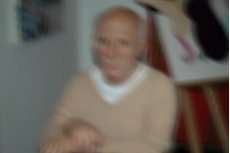
#> input picture resources/images/blur_2.png, 230 x 153 px
$ python hq_motion_deblur.py
#> lines starting #> are read from the running program, lines starting #| are printed output that depends on the picture; after the words box and inside, x2 and y2 are one past the last pixel; in counts of white or black regions, pixels touching at a corner belong together
import numpy as np
import cv2
import matplotlib.pyplot as plt
import scipy.fftpack as fftpack


# Derivative's Fourier transform
# dxx
# [90 lines left out: functions get_dxx, get_dyy, get_dxy, get_dx, get_dy, edgetaper, not called in this run]


def mat2gray(im):
    cv2.normalize(im, im, 1.0, 0.0, cv2.NORM_MINMAX)


# [4 lines left out: function gray2mat, not called in this run]


# Image = Latent * PSF + Noise
iterations = 10
threshold = 5
im = cv2.imread("./../../resources/images/blur_2.png")
#> im is the input picture: shape (153, 230, 3); mean B, G, R 90, 98.3, 105.6
im = cv2.cvtColor(im, cv2.COLOR_RGB2GRAY)
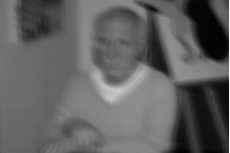
#> im: shape (153, 230); min 2, max 255, mean 96.6
# im = edgetaper(im, 5.0, 0.2)
im = im.astype(np.float32)
# mat2gray(im)


def compute_smooth_mask(im, threshold=5):
    '''
    :param im: pixels in range(0, 255)
    :param threshold: 5
    :return: smooth_mask
    '''
    kernel_size = im.shape[:2]
    kernel_size = (x // 20 for x in kernel_size)
    kernel_size = tuple([x if x % 2 == 1 else x+1 for x in kernel_size])
    blurred = cv2.blur(im, kernel_size)
    std = cv2.blur(np.power(im, 2), kernel_size) - np.power(blurred, 2)
    mask = np.zeros(im.shape)
    mask[std < threshold] = 1.0
    np.max(std)

    return mask


# [52 lines left out: functions log_gradient_distribution, deriv_log_gradient_distribution, update_phi, update_L, not called in this run]


def update_f():
    pass


if __name__ == "__main__":
    latent = im
    height, width = im.shape
#> height = 153; width = 230
    for epoch in range(iterations):
        smooth_mask = compute_smooth_mask(im, threshold)
#> this loop made 10 passes
#> pass 1, in compute_smooth_mask, `std = cv2.blur(np.power(im, 2), kernel_size) - np.power(blurred, 2)`:
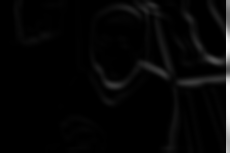
#> std: shape (153, 230) float32; min 0.148, max 7373.1, mean 206.1; drawn with min black and max white
#> pass 1, `smooth_mask = compute_smooth_mask(im, threshold)`:
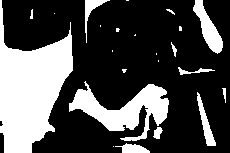
#> smooth_mask: shape (153, 230) float64; values 0 (black) and 1 (white), 29.8% white; 23 white regions (11 under 20 px), largest, box (x1, y1, x2, y2) and area: (0, 0, 73, 153) 6180, (69, 81, 169, 141) 2515, (193, 0, 223, 54) 670
        # TODO
        # optimize L and f
            # optimize latent, update psi
            # until L2 < 1e-5, phi2 < 1e-5
        # until f2 < 1e-5 or the max iterations have been performed
        # return L, f
